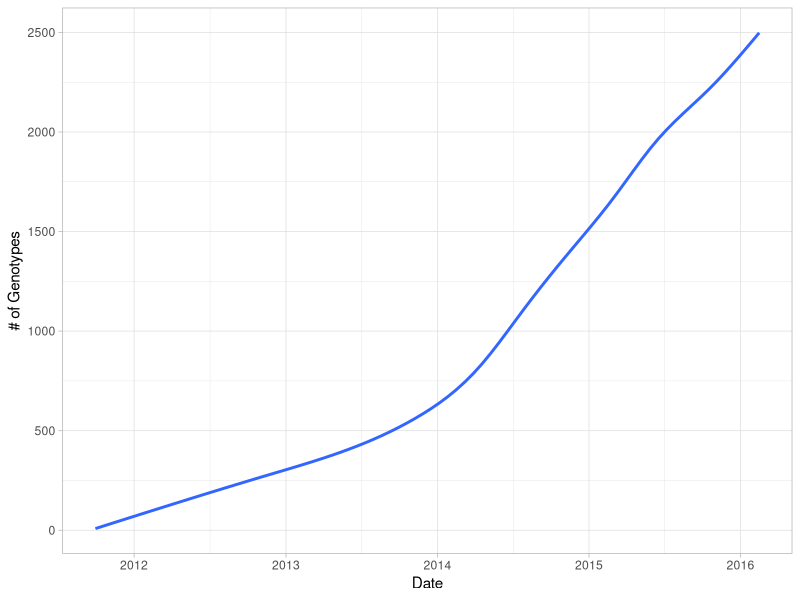
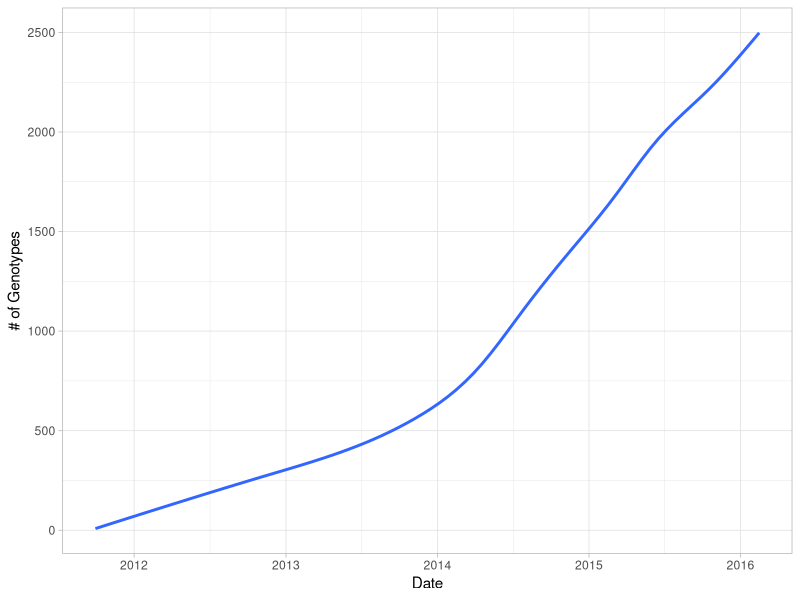

The R source for these figures, in order:
library(ggplot2)
library(ggthemes)

genotype <- read.csv(file="genotypenumber.csv",sep="\t",head=F)
genotype$date <- as.POSIXct(as.character(genotype$V2),format="%d.%m.%Y %H:%M")
ggplot(genotype,aes(genotype$date,genotype$V1)) + geom_smooth() + theme_light() + scale_x_datetime("Date") + scale_y_continuous("# of Genotypes")
ggsave("genotypes.pdf")
